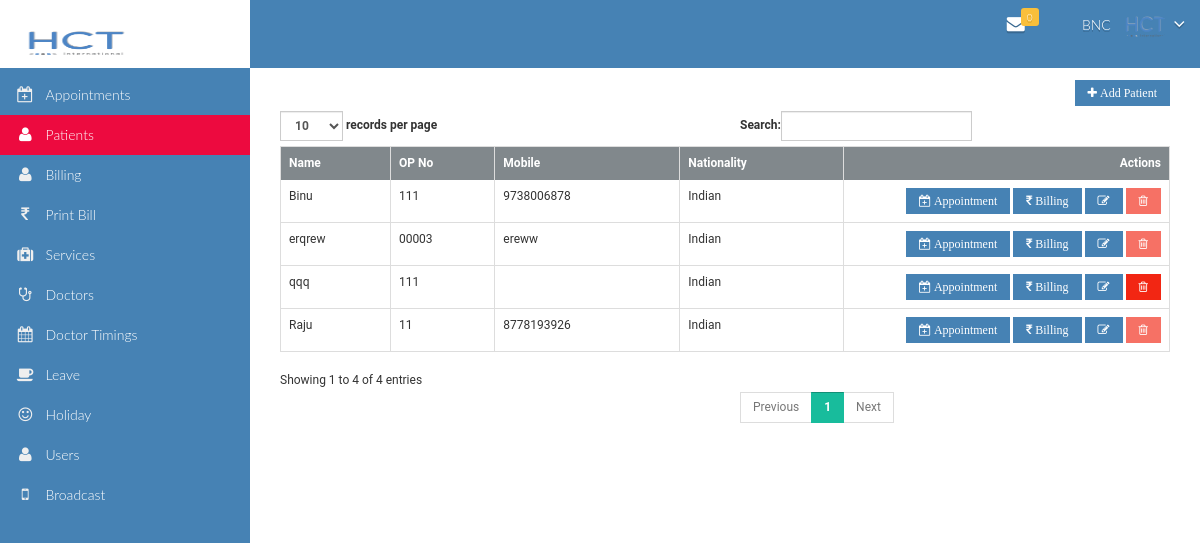
Screenshot of /patients.php (signed in) with the database file from the repository.
### tables this page shows
CREATE TABLE `patients` (
  `id` int(11) NOT NULL,
  `clinic_id` int(11) NOT NULL,
  `card_no` varchar(20) DEFAULT NULL,
  `full_name` varchar(100) NOT NULL,
  `age` int(3) NOT NULL,
  `sex` varchar(20) NOT NULL,
  `address` text NOT NULL,
  `mobile` varchar(20) NOT NULL,
  `height` varchar(10) DEFAULT NULL,
  `weight` varchar(10) DEFAULT NULL,
  `bmi` varchar(10) DEFAULT NULL,
  `blood_group` varchar(10) DEFAULT NULL,
  `nationality` varchar(50) DEFAULT NULL
);

### patients.php (the view, shortened to what this page needs)
<?php
include "config.php";
?>
<!DOCTYPE html>
<html lang="en" class="no-js">
<head>
    <?php
	include "header.php";
	?>
</head>
<body>
<div id="wrapper">
    <?php include "menu.php"; ?>
    <div id="page-wrapper" class="fixed-navbar ">
        <div class="container-fluid bg-gray">
            <div class="row">
                <div class="col-md-12" style="padding-bottom: 5px" >
                    <a href="patient.php" class="btn btn-info fa fa-plus pull-right">&nbsp;Add Patient</a>
                    <br>
                </div>
                <div class="col-md-12" id="patient_table">
                    <table class="table table-bordered" id="dataTables-example">
                            <thead>
                            <tr style="background-color: #81888c;color:white">
                                <th>Name</th>
                                <th>OP No</th>
                                <th>Mobile</th>
                                <th>Nationality</th>
                                <th style="width: 220px;text-align: right">Actions</th>
                            </tr>
                            </thead>
                            <tbody>
                            <?php
                            function can_delete($id,$clinic_id)
                            {
                                $flag = true;
                                $sql = "select * from billing where patient_id=$id and clinic_id=$clinic_id limit 1";
                                $result = mysqli_query($GLOBALS['conn'], $sql);
                                while ($row = mysqli_fetch_assoc($result)) {
                                    $flag = false;
                                    break;
                                }
                                if($flag==true){
                                    $sql = "select * from patient_health_parameter where patient_id=$id and clinic_id=$clinic_id limit 1";
                                    $result = mysqli_query($GLOBALS['conn'], $sql);
                                    while ($row = mysqli_fetch_assoc($result)) {
                                        $flag = false;
                                        break;
                                    }
                                }
                                return $flag;
                            }
                            $sql = "select * from patients where clinic_id=$clinic_id ";
                            $result = mysqli_query($conn, $sql);
                            while ($row = mysqli_fetch_assoc($result)) {
                                ?>
                                <tr>
                                    <td><?php echo $row['full_name']; ?></td>
                                    <td><?php echo $row['card_no']; ?></td>
                                    <td><?php echo $row['mobile']; ?></td>
                                    <td><?php echo nl2br($row['nationality']); ?></td>
                                    <td style="width: 300px;text-align: right">
                                        <?php if(in_array("visit",$_SESSION['modules'])) {?>
                                        <a title="Book Appointment" class="btn btn-info fa fa-calendar-plus-o" href="app.php?patient_id=<?php echo $row['id']; ?>">&nbsp;Appointment</a>
                                        <?php } ?>
                                        <?php if(in_array("billing",$_SESSION['modules'])) {?>
                                        <a title="Billing" class="btn btn-info fa fa-rupee" href="billing.php?patient_id=<?php echo $row['id']; ?>">&nbsp;Billing</a>
                                        <?php } ?>
                                        <a title="Edit Patient" class="btn btn-info fa fa-edit" href="patient.php?mode=edit&id=<?php echo $row['id']; ?>"></a>
                                        <?php if (can_delete($row['id'],$clinic_id)){ ?>
                                            <a title="Delete" class="btn btn-danger btn-info fa fa-trash-o"
                                               onclick="delete_confirm(<?php echo $row['id']; ?>)"  href="#"></a>
                                        <?php }else{ ?>
                                        <a disabled class="btn btn-danger btn-info fa fa-trash-o" href="#"></a>
                                        <?php } ?>
                                    </td>
                                </tr>
                            <?php
                            }
                            ?>
                            </tbody>
                        </table>
                </div>
            </div>
        </div>
    </div>
</div>
</body>
</html>

### rows the page displays
patients: full_name "Raju", card_no "11", mobile "8778193926", nationality "Indian"
patients: full_name "Binu", card_no "111", mobile "9738006878", nationality "Indian"
patients: full_name "qqq", card_no "111", nationality "Indian"
patients: full_name "erqrew", card_no "00003", mobile "ereww", nationality "Indian"

### other values shown
$notification_count "0"
$_SESSION['clinic_name'] "BNC"
